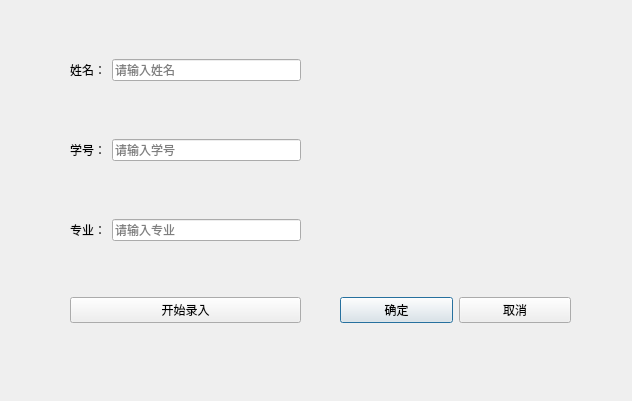
<?xml version="1.0" encoding="UTF-8"?>
<ui version="4.0">
 <class>GetData</class>
 <widget class="QDialog" name="GetData">
  <property name="geometry">
   <rect>
    <x>0</x>
    <y>0</y>
    <width>632</width>
    <height>401</height>
   </rect>
  </property>
  <property name="windowTitle">
   <string>Dialog</string>
  </property>
  <widget class="QLabel" name="videoLable">
   <property name="geometry">
    <rect>
     <x>350</x>
     <y>30</y>
     <width>211</width>
     <height>251</height>
    </rect>
   </property>
   <property name="styleSheet">
    <string notr="true">image: url(:/new/Img/1.png);</string>
   </property>
   <property name="text">
    <string/>
   </property>
  </widget>
  <widget class="QWidget" name="horizontalLayoutWidget">
   <property name="geometry">
    <rect>
     <x>340</x>
     <y>290</y>
     <width>231</width>
     <height>41</height>
    </rect>
   </property>
   <layout class="QHBoxLayout" name="horizontalLayout">
    <item>
     <widget class="QPushButton" name="sureButton">
      <property name="enabled">
       <bool>true</bool>
      </property>
      <property name="text">
       <string>确定</string>
      </property>
     </widget>
    </item>
    <item>
     <widget class="QPushButton" name="cancelButton">
      <property name="text">
       <string>取消</string>
      </property>
     </widget>
    </item>
   </layout>
  </widget>
  <widget class="QWidget" name="horizontalLayoutWidget_2">
   <property name="geometry">
    <rect>
     <x>70</x>
     <y>30</y>
     <width>231</width>
     <height>80</height>
    </rect>
   </property>
   <layout class="QHBoxLayout" name="horizontalLayout_2">
    <item>
     <widget class="QLabel" name="label">
      <property name="text">
       <string>姓名：</string>
      </property>
     </widget>
    </item>
    <item>
     <widget class="QLineEdit" name="nameEdit">
      <property name="placeholderText">
       <string>请输入姓名</string>
      </property>
     </widget>
    </item>
   </layout>
  </widget>
  <widget class="QWidget" name="horizontalLayoutWidget_3">
   <property name="geometry">
    <rect>
     <x>70</x>
     <y>110</y>
     <width>231</width>
     <height>80</height>
    </rect>
   </property>
   <layout class="QHBoxLayout" name="horizontalLayout_3">
    <item>
     <widget class="QLabel" name="label_2">
      <property name="text">
       <string>学号：</string>
      </property>
     </widget>
    </item>
    <item>
     <widget class="QLineEdit" name="stuNumEdit">
      <property name="placeholderText">
       <string>请输入学号</string>
      </property>
     </widget>
    </item>
   </layout>
  </widget>
  <widget class="QWidget" name="horizontalLayoutWidget_4">
   <property name="geometry">
    <rect>
     <x>70</x>
     <y>190</y>
     <width>231</width>
     <height>80</height>
    </rect>
   </property>
   <layout class="QHBoxLayout" name="horizontalLayout_4">
    <item>
     <widget class="QLabel" name="label_3">
      <property name="text">
       <string>专业：</string>
      </property>
     </widget>
    </item>
    <item>
     <widget class="QLineEdit" name="majorEdit">
      <property name="placeholderText">
       <string>请输入专业</string>
      </property>
     </widget>
    </item>
   </layout>
  </widget>
  <widget class="QWidget" name="horizontalLayoutWidget_5">
   <property name="geometry">
    <rect>
     <x>70</x>
     <y>270</y>
     <width>231</width>
     <height>80</height>
    </rect>
   </property>
   <layout class="QHBoxLayout" name="horizontalLayout_5">
    <item>
     <widget class="QPushButton" name="startButton">
      <property name="text">
       <string>开始录入</string>
      </property>
     </widget>
    </item>
   </layout>
  </widget>
 </widget>
 <resources/>
 <connections/>
</ui>
